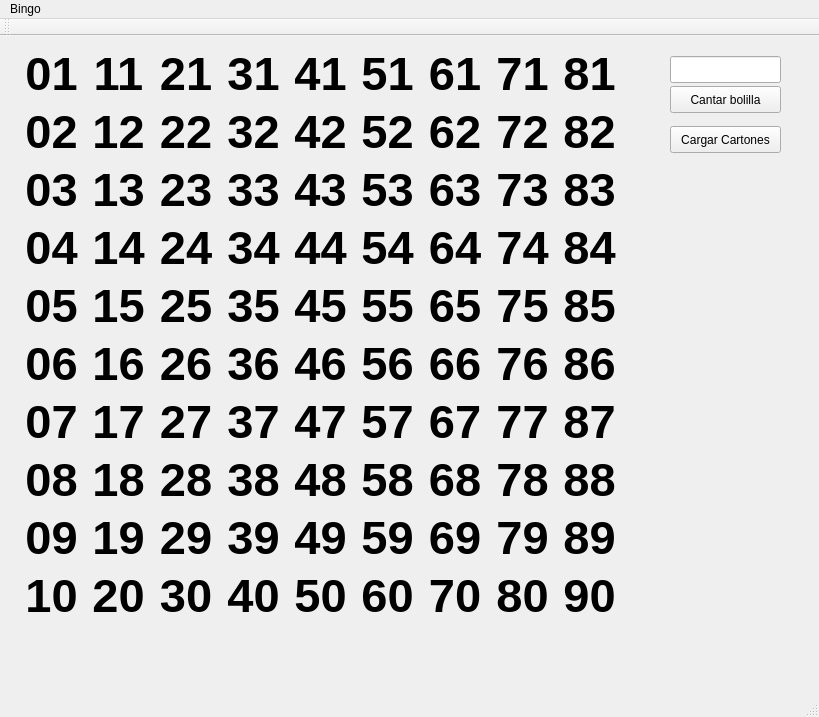
<?xml version="1.0" encoding="UTF-8"?>
<ui version="4.0">
 <class>MainWindow</class>
 <widget class="QMainWindow" name="MainWindow">
  <property name="geometry">
   <rect>
    <x>0</x>
    <y>0</y>
    <width>819</width>
    <height>717</height>
   </rect>
  </property>
  <property name="windowTitle">
   <string>MainWindow</string>
  </property>
  <widget class="QWidget" name="centralWidget">
   <widget class="QWidget" name="gridLayoutWidget">
    <property name="geometry">
     <rect>
      <x>10</x>
      <y>0</y>
      <width>621</width>
      <height>596</height>
     </rect>
    </property>
    <property name="font">
     <font>
      <pointsize>35</pointsize>
      <weight>75</weight>
      <bold>true</bold>
     </font>
    </property>
    <layout class="QGridLayout" name="gridLayout">
     <item row="9" column="6">
      <widget class="QLabel" name="label_70">
       <property name="font">
        <font>
         <pointsize>35</pointsize>
         <weight>75</weight>
         <bold>true</bold>
        </font>
       </property>
       <property name="text">
        <string>70</string>
       </property>
       <property name="alignment">
        <set>Qt::AlignCenter</set>
       </property>
      </widget>
     </item>
     <item row="3" column="4">
      <widget class="QLabel" name="label_44">
       <property name="font">
        <font>
         <pointsize>35</pointsize>
         <weight>75</weight>
         <bold>true</bold>
        </font>
       </property>
       <property name="text">
        <string>44</string>
       </property>
       <property name="alignment">
        <set>Qt::AlignCenter</set>
       </property>
      </widget>
     </item>
     <item row="8" column="2">
      <widget class="QLabel" name="label_29">
       <property name="font">
        <font>
         <pointsize>35</pointsize>
         <weight>75</weight>
         <bold>true</bold>
        </font>
       </property>
       <property name="text">
        <string>29</string>
       </property>
       <property name="alignment">
        <set>Qt::AlignCenter</set>
       </property>
      </widget>
     </item>
     <item row="9" column="3">
      <widget class="QLabel" name="label_40">
       <property name="font">
        <font>
         <pointsize>35</pointsize>
         <weight>75</weight>
         <bold>true</bold>
        </font>
       </property>
       <property name="text">
        <string>40</string>
       </property>
       <property name="alignment">
        <set>Qt::AlignCenter</set>
       </property>
      </widget>
     </item>
     <item row="4" column="0">
      <widget class="QLabel" name="label_05">
       <property name="font">
        <font>
         <pointsize>35</pointsize>
         <weight>75</weight>
         <bold>true</bold>
        </font>
       </property>
       <property name="text">
        <string>05</string>
       </property>
       <property name="alignment">
        <set>Qt::AlignCenter</set>
       </property>
      </widget>
     </item>
     <item row="3" column="0">
      <widget class="QLabel" name="label_04">
       <property name="font">
        <font>
         <pointsize>35</pointsize>
         <weight>75</weight>
         <bold>true</bold>
        </font>
       </property>
       <property name="text">
        <string>04</string>
       </property>
       <property name="alignment">
        <set>Qt::AlignCenter</set>
       </property>
      </widget>
     </item>
     <item row="7" column="2">
      <widget class="QLabel" name="label_28">
       <property name="font">
        <font>
         <pointsize>35</pointsize>
         <weight>75</weight>
         <bold>true</bold>
        </font>
       </property>
       <property name="text">
        <string>28</string>
       </property>
       <property name="alignment">
        <set>Qt::AlignCenter</set>
       </property>
      </widget>
     </item>
     <item row="3" column="8">
      <widget class="QLabel" name="label_84">
       <property name="font">
        <font>
         <pointsize>35</pointsize>
         <weight>75</weight>
         <bold>true</bold>
        </font>
       </property>
       <property name="text">
        <string>84</string>
       </property>
       <property name="alignment">
        <set>Qt::AlignCenter</set>
       </property>
      </widget>
     </item>
     <item row="2" column="8">
      <widget class="QLabel" name="label_83">
       <property name="font">
        <font>
         <pointsize>35</pointsize>
         <weight>75</weight>
         <bold>true</bold>
        </font>
       </property>
       <property name="text">
        <string>83</string>
       </property>
       <property name="alignment">
        <set>Qt::AlignCenter</set>
       </property>
      </widget>
     </item>
     <item row="1" column="8">
      <widget class="QLabel" name="label_82">
       <property name="font">
        <font>
         <pointsize>35</pointsize>
         <weight>75</weight>
         <bold>true</bold>
        </font>
       </property>
       <property name="text">
        <string>82</string>
       </property>
       <property name="alignment">
        <set>Qt::AlignCenter</set>
       </property>
      </widget>
     </item>
     <item row="0" column="8">
      <widget class="QLabel" name="label_81">
       <property name="font">
        <font>
         <pointsize>35</pointsize>
         <weight>75</weight>
         <bold>true</bold>
        </font>
       </property>
       <property name="text">
        <string>81</string>
       </property>
       <property name="alignment">
        <set>Qt::AlignCenter</set>
       </property>
      </widget>
     </item>
     <item row="1" column="3">
      <widget class="QLabel" name="label_32">
       <property name="font">
        <font>
         <pointsize>35</pointsize>
         <weight>75</weight>
         <bold>true</bold>
        </font>
       </property>
       <property name="text">
        <string>32</string>
       </property>
       <property name="alignment">
        <set>Qt::AlignCenter</set>
       </property>
      </widget>
     </item>
     <item row="6" column="2">
      <widget class="QLabel" name="label_27">
       <property name="font">
        <font>
         <pointsize>35</pointsize>
         <weight>75</weight>
         <bold>true</bold>
        </font>
       </property>
       <property name="text">
        <string>27</string>
       </property>
       <property name="alignment">
        <set>Qt::AlignCenter</set>
       </property>
      </widget>
     </item>
     <item row="5" column="5">
      <widget class="QLabel" name="label_56">
       <property name="font">
        <font>
         <pointsize>35</pointsize>
         <weight>75</weight>
         <bold>true</bold>
        </font>
       </property>
       <property name="text">
        <string>56</string>
       </property>
       <property name="alignment">
        <set>Qt::AlignCenter</set>
       </property>
      </widget>
     </item>
     <item row="4" column="5">
      <widget class="QLabel" name="label_55">
       <property name="font">
        <font>
         <pointsize>35</pointsize>
         <weight>75</weight>
         <bold>true</bold>
        </font>
       </property>
       <property name="text">
        <string>55</string>
       </property>
       <property name="alignment">
        <set>Qt::AlignCenter</set>
       </property>
      </widget>
     </item>
     <item row="2" column="6">
      <widget class="QLabel" name="label_63">
       <property name="font">
        <font>
         <pointsize>35</pointsize>
         <weight>75</weight>
         <bold>true</bold>
        </font>
       </property>
       <property name="text">
        <string>63</string>
       </property>
       <property name="alignment">
        <set>Qt::AlignCenter</set>
       </property>
      </widget>
     </item>
     <item row="6" column="5">
      <widget class="QLabel" name="label_57">
       <property name="font">
        <font>
         <pointsize>35</pointsize>
         <weight>75</weight>
         <bold>true</bold>
        </font>
       </property>
       <property name="text">
        <string>57</string>
       </property>
       <property name="alignment">
        <set>Qt::AlignCenter</set>
       </property>
      </widget>
     </item>
     <item row="8" column="0">
      <widget class="QLabel" name="label_09">
       <property name="font">
        <font>
         <pointsize>35</pointsize>
         <weight>75</weight>
         <bold>true</bold>
        </font>
       </property>
       <property name="text">
        <string>09</string>
       </property>
       <property name="alignment">
        <set>Qt::AlignCenter</set>
       </property>
      </widget>
     </item>
     <item row="8" column="4">
      <widget class="QLabel" name="label_49">
       <property name="font">
        <font>
         <pointsize>35</pointsize>
         <weight>75</weight>
         <bold>true</bold>
        </font>
       </property>
       <property name="text">
        <string>49</string>
       </property>
       <property name="alignment">
        <set>Qt::AlignCenter</set>
       </property>
      </widget>
     </item>
     <item row="5" column="3">
      <widget class="QLabel" name="label_36">
       <property name="font">
        <font>
         <pointsize>35</pointsize>
         <weight>75</weight>
         <bold>true</bold>
        </font>
       </property>
       <property name="text">
        <string>36</string>
       </property>
       <property name="alignment">
        <set>Qt::AlignCenter</set>
       </property>
      </widget>
     </item>
     <item row="4" column="3">
      <widget class="QLabel" name="label_35">
       <property name="font">
        <font>
         <pointsize>35</pointsize>
         <weight>75</weight>
         <bold>true</bold>
        </font>
       </property>
       <property name="text">
        <string>35</string>
       </property>
       <property name="alignment">
        <set>Qt::AlignCenter</set>
       </property>
      </widget>
     </item>
     <item row="1" column="0">
      <widget class="QLabel" name="label_02">
       <property name="font">
        <font>
         <pointsize>35</pointsize>
         <weight>75</weight>
         <bold>true</bold>
        </font>
       </property>
       <property name="text">
        <string>02</string>
       </property>
       <property name="alignment">
        <set>Qt::AlignCenter</set>
       </property>
      </widget>
     </item>
     <item row="4" column="1">
      <widget class="QLabel" name="label_15">
       <property name="font">
        <font>
         <pointsize>35</pointsize>
         <weight>75</weight>
         <bold>true</bold>
        </font>
       </property>
       <property name="text">
        <string>15</string>
       </property>
       <property name="alignment">
        <set>Qt::AlignCenter</set>
       </property>
      </widget>
     </item>
     <item row="0" column="6">
      <widget class="QLabel" name="label_61">
       <property name="font">
        <font>
         <pointsize>35</pointsize>
         <weight>75</weight>
         <bold>true</bold>
        </font>
       </property>
       <property name="text">
        <string>61</string>
       </property>
       <property name="alignment">
        <set>Qt::AlignCenter</set>
       </property>
      </widget>
     </item>
     <item row="0" column="4">
      <widget class="QLabel" name="label_41">
       <property name="font">
        <font>
         <pointsize>35</pointsize>
         <weight>75</weight>
         <bold>true</bold>
        </font>
       </property>
       <property name="text">
        <string>41</string>
       </property>
       <property name="alignment">
        <set>Qt::AlignCenter</set>
       </property>
      </widget>
     </item>
     <item row="7" column="1">
      <widget class="QLabel" name="label_18">
       <property name="font">
        <font>
         <pointsize>35</pointsize>
         <weight>75</weight>
         <bold>true</bold>
        </font>
       </property>
       <property name="text">
        <string>18</string>
       </property>
       <property name="alignment">
        <set>Qt::AlignCenter</set>
       </property>
      </widget>
     </item>
     <item row="6" column="1">
      <widget class="QLabel" name="label_17">
       <property name="font">
        <font>
         <pointsize>35</pointsize>
         <weight>75</weight>
         <bold>true</bold>
        </font>
       </property>
       <property name="text">
        <string>17</string>
       </property>
       <property name="alignment">
        <set>Qt::AlignCenter</set>
       </property>
      </widget>
     </item>
     <item row="8" column="1">
      <widget class="QLabel" name="label_19">
       <property name="font">
        <font>
         <pointsize>35</pointsize>
         <weight>75</weight>
         <bold>true</bold>
        </font>
       </property>
       <property name="text">
        <string>19</string>
       </property>
       <property name="alignment">
        <set>Qt::AlignCenter</set>
       </property>
      </widget>
     </item>
     <item row="0" column="3">
      <widget class="QLabel" name="label_31">
       <property name="font">
        <font>
         <pointsize>35</pointsize>
         <weight>75</weight>
         <bold>true</bold>
        </font>
       </property>
       <property name="text">
        <string>31</string>
       </property>
       <property name="alignment">
        <set>Qt::AlignCenter</set>
       </property>
      </widget>
     </item>
     <item row="2" column="2">
      <widget class="QLabel" name="label_23">
       <property name="font">
        <font>
         <pointsize>35</pointsize>
         <weight>75</weight>
         <bold>true</bold>
        </font>
       </property>
       <property name="text">
        <string>23</string>
       </property>
       <property name="alignment">
        <set>Qt::AlignCenter</set>
       </property>
      </widget>
     </item>
     <item row="1" column="5">
      <widget class="QLabel" name="label_52">
       <property name="font">
        <font>
         <pointsize>35</pointsize>
         <weight>75</weight>
         <bold>true</bold>
        </font>
       </property>
       <property name="text">
        <string>52</string>
       </property>
       <property name="alignment">
        <set>Qt::AlignCenter</set>
       </property>
      </widget>
     </item>
     <item row="3" column="5">
      <widget class="QLabel" name="label_54">
       <property name="font">
        <font>
         <pointsize>35</pointsize>
         <weight>75</weight>
         <bold>true</bold>
        </font>
       </property>
       <property name="text">
        <string>54</string>
       </property>
       <property name="alignment">
        <set>Qt::AlignCenter</set>
       </property>
      </widget>
     </item>
     <item row="8" column="5">
      <widget class="QLabel" name="label_59">
       <property name="font">
        <font>
         <pointsize>35</pointsize>
         <weight>75</weight>
         <bold>true</bold>
        </font>
       </property>
       <property name="text">
        <string>59</string>
       </property>
       <property name="alignment">
        <set>Qt::AlignCenter</set>
       </property>
      </widget>
     </item>
     <item row="9" column="5">
      <widget class="QLabel" name="label_60">
       <property name="font">
        <font>
         <pointsize>35</pointsize>
         <weight>75</weight>
         <bold>true</bold>
        </font>
       </property>
       <property name="text">
        <string>60</string>
       </property>
       <property name="alignment">
        <set>Qt::AlignCenter</set>
       </property>
      </widget>
     </item>
     <item row="7" column="0">
      <widget class="QLabel" name="label_08">
       <property name="font">
        <font>
         <pointsize>35</pointsize>
         <weight>75</weight>
         <bold>true</bold>
        </font>
       </property>
       <property name="text">
        <string>08</string>
       </property>
       <property name="alignment">
        <set>Qt::AlignCenter</set>
       </property>
      </widget>
     </item>
     <item row="4" column="6">
      <widget class="QLabel" name="label_65">
       <property name="font">
        <font>
         <pointsize>35</pointsize>
         <weight>75</weight>
         <bold>true</bold>
        </font>
       </property>
       <property name="text">
        <string>65</string>
       </property>
       <property name="alignment">
        <set>Qt::AlignCenter</set>
       </property>
      </widget>
     </item>
     <item row="3" column="6">
      <widget class="QLabel" name="label_64">
       <property name="font">
        <font>
         <pointsize>35</pointsize>
         <weight>75</weight>
         <bold>true</bold>
        </font>
       </property>
       <property name="text">
        <string>64</string>
       </property>
       <property name="alignment">
        <set>Qt::AlignCenter</set>
       </property>
      </widget>
     </item>
     <item row="1" column="6">
      <widget class="QLabel" name="label_62">
       <property name="font">
        <font>
         <pointsize>35</pointsize>
         <weight>75</weight>
         <bold>true</bold>
        </font>
       </property>
       <property name="text">
        <string>62</string>
       </property>
       <property name="alignment">
        <set>Qt::AlignCenter</set>
       </property>
      </widget>
     </item>
     <item row="7" column="5">
      <widget class="QLabel" name="label_58">
       <property name="font">
        <font>
         <pointsize>35</pointsize>
         <weight>75</weight>
         <bold>true</bold>
        </font>
       </property>
       <property name="text">
        <string>58</string>
       </property>
       <property name="alignment">
        <set>Qt::AlignCenter</set>
       </property>
      </widget>
     </item>
     <item row="9" column="0">
      <widget class="QLabel" name="label_10">
       <property name="font">
        <font>
         <pointsize>35</pointsize>
         <weight>75</weight>
         <bold>true</bold>
        </font>
       </property>
       <property name="text">
        <string>10</string>
       </property>
       <property name="alignment">
        <set>Qt::AlignCenter</set>
       </property>
      </widget>
     </item>
     <item row="3" column="2">
      <widget class="QLabel" name="label_24">
       <property name="font">
        <font>
         <pointsize>35</pointsize>
         <weight>75</weight>
         <bold>true</bold>
        </font>
       </property>
       <property name="text">
        <string>24</string>
       </property>
       <property name="alignment">
        <set>Qt::AlignCenter</set>
       </property>
      </widget>
     </item>
     <item row="9" column="4">
      <widget class="QLabel" name="label_50">
       <property name="font">
        <font>
         <pointsize>35</pointsize>
         <weight>75</weight>
         <bold>true</bold>
        </font>
       </property>
       <property name="text">
        <string>50</string>
       </property>
       <property name="alignment">
        <set>Qt::AlignCenter</set>
       </property>
      </widget>
     </item>
     <item row="2" column="3">
      <widget class="QLabel" name="label_33">
       <property name="font">
        <font>
         <pointsize>35</pointsize>
         <weight>75</weight>
         <bold>true</bold>
        </font>
       </property>
       <property name="text">
        <string>33</string>
       </property>
       <property name="alignment">
        <set>Qt::AlignCenter</set>
       </property>
      </widget>
     </item>
     <item row="0" column="5">
      <widget class="QLabel" name="label_51">
       <property name="font">
        <font>
         <pointsize>35</pointsize>
         <weight>75</weight>
         <bold>true</bold>
        </font>
       </property>
       <property name="text">
        <string>51</string>
       </property>
       <property name="alignment">
        <set>Qt::AlignCenter</set>
       </property>
      </widget>
     </item>
     <item row="3" column="1">
      <widget class="QLabel" name="label_14">
       <property name="font">
        <font>
         <pointsize>35</pointsize>
         <weight>75</weight>
         <bold>true</bold>
        </font>
       </property>
       <property name="text">
        <string>14</string>
       </property>
       <property name="alignment">
        <set>Qt::AlignCenter</set>
       </property>
      </widget>
     </item>
     <item row="0" column="2">
      <widget class="QLabel" name="label_21">
       <property name="font">
        <font>
         <pointsize>35</pointsize>
         <weight>75</weight>
         <bold>true</bold>
        </font>
       </property>
       <property name="text">
        <string>21</string>
       </property>
       <property name="alignment">
        <set>Qt::AlignCenter</set>
       </property>
      </widget>
     </item>
     <item row="5" column="2">
      <widget class="QLabel" name="label_26">
       <property name="font">
        <font>
         <pointsize>35</pointsize>
         <weight>75</weight>
         <bold>true</bold>
        </font>
       </property>
       <property name="text">
        <string>26</string>
       </property>
       <property name="alignment">
        <set>Qt::AlignCenter</set>
       </property>
      </widget>
     </item>
     <item row="6" column="0">
      <widget class="QLabel" name="label_07">
       <property name="font">
        <font>
         <pointsize>35</pointsize>
         <weight>75</weight>
         <bold>true</bold>
        </font>
       </property>
       <property name="text">
        <string>07</string>
       </property>
       <property name="alignment">
        <set>Qt::AlignCenter</set>
       </property>
      </widget>
     </item>
     <item row="9" column="1">
      <widget class="QLabel" name="label_20">
       <property name="font">
        <font>
         <pointsize>35</pointsize>
         <weight>75</weight>
         <bold>true</bold>
        </font>
       </property>
       <property name="text">
        <string>20</string>
       </property>
       <property name="alignment">
        <set>Qt::AlignCenter</set>
       </property>
      </widget>
     </item>
     <item row="2" column="1">
      <widget class="QLabel" name="label_13">
       <property name="font">
        <font>
         <pointsize>35</pointsize>
         <weight>75</weight>
         <bold>true</bold>
        </font>
       </property>
       <property name="text">
        <string>13</string>
       </property>
       <property name="alignment">
        <set>Qt::AlignCenter</set>
       </property>
      </widget>
     </item>
     <item row="1" column="1">
      <widget class="QLabel" name="label_12">
       <property name="font">
        <font>
         <pointsize>35</pointsize>
         <weight>75</weight>
         <bold>true</bold>
        </font>
       </property>
       <property name="text">
        <string>12</string>
       </property>
       <property name="alignment">
        <set>Qt::AlignCenter</set>
       </property>
      </widget>
     </item>
     <item row="8" column="7">
      <widget class="QLabel" name="label_79">
       <property name="font">
        <font>
         <pointsize>35</pointsize>
         <weight>75</weight>
         <bold>true</bold>
        </font>
       </property>
       <property name="text">
        <string>79</string>
       </property>
       <property name="alignment">
        <set>Qt::AlignCenter</set>
       </property>
      </widget>
     </item>
     <item row="2" column="5">
      <widget class="QLabel" name="label_53">
       <property name="font">
        <font>
         <pointsize>35</pointsize>
         <weight>75</weight>
         <bold>true</bold>
        </font>
       </property>
       <property name="text">
        <string>53</string>
       </property>
       <property name="alignment">
        <set>Qt::AlignCenter</set>
       </property>
      </widget>
     </item>
     <item row="5" column="0">
      <widget class="QLabel" name="label_06">
       <property name="font">
        <font>
         <pointsize>35</pointsize>
         <weight>75</weight>
         <bold>true</bold>
        </font>
       </property>
       <property name="text">
        <string>06</string>
       </property>
       <property name="alignment">
        <set>Qt::AlignCenter</set>
       </property>
      </widget>
     </item>
     <item row="5" column="7">
      <widget class="QLabel" name="label_76">
       <property name="font">
        <font>
         <pointsize>35</pointsize>
         <weight>75</weight>
         <bold>true</bold>
        </font>
       </property>
       <property name="text">
        <string>76</string>
       </property>
       <property name="alignment">
        <set>Qt::AlignCenter</set>
       </property>
      </widget>
     </item>
     <item row="1" column="7">
      <widget class="QLabel" name="label_72">
       <property name="font">
        <font>
         <pointsize>35</pointsize>
         <weight>75</weight>
         <bold>true</bold>
        </font>
       </property>
       <property name="text">
        <string>72</string>
       </property>
       <property name="alignment">
        <set>Qt::AlignCenter</set>
       </property>
      </widget>
     </item>
     <item row="6" column="6">
      <widget class="QLabel" name="label_67">
       <property name="font">
        <font>
         <pointsize>35</pointsize>
         <weight>75</weight>
         <bold>true</bold>
        </font>
       </property>
       <property name="text">
        <string>67</string>
       </property>
       <property name="alignment">
        <set>Qt::AlignCenter</set>
       </property>
      </widget>
     </item>
     <item row="9" column="2">
      <widget class="QLabel" name="label_30">
       <property name="font">
        <font>
         <pointsize>35</pointsize>
         <weight>75</weight>
         <bold>true</bold>
        </font>
       </property>
       <property name="text">
        <string>30</string>
       </property>
       <property name="alignment">
        <set>Qt::AlignCenter</set>
       </property>
      </widget>
     </item>
     <item row="9" column="8">
      <widget class="QLabel" name="label_90">
       <property name="font">
        <font>
         <pointsize>35</pointsize>
         <weight>75</weight>
         <bold>true</bold>
        </font>
       </property>
       <property name="text">
        <string>90</string>
       </property>
       <property name="alignment">
        <set>Qt::AlignCenter</set>
       </property>
      </widget>
     </item>
     <item row="3" column="3">
      <widget class="QLabel" name="label_34">
       <property name="font">
        <font>
         <pointsize>35</pointsize>
         <weight>75</weight>
         <bold>true</bold>
        </font>
       </property>
       <property name="text">
        <string>34</string>
       </property>
       <property name="alignment">
        <set>Qt::AlignCenter</set>
       </property>
      </widget>
     </item>
     <item row="7" column="3">
      <widget class="QLabel" name="label_38">
       <property name="font">
        <font>
         <pointsize>35</pointsize>
         <weight>75</weight>
         <bold>true</bold>
        </font>
       </property>
       <property name="text">
        <string>38</string>
       </property>
       <property name="alignment">
        <set>Qt::AlignCenter</set>
       </property>
      </widget>
     </item>
     <item row="5" column="4">
      <widget class="QLabel" name="label_46">
       <property name="font">
        <font>
         <pointsize>35</pointsize>
         <weight>75</weight>
         <bold>true</bold>
        </font>
       </property>
       <property name="text">
        <string>46</string>
       </property>
       <property name="alignment">
        <set>Qt::AlignCenter</set>
       </property>
      </widget>
     </item>
     <item row="4" column="4">
      <widget class="QLabel" name="label_45">
       <property name="font">
        <font>
         <pointsize>35</pointsize>
         <weight>75</weight>
         <bold>true</bold>
        </font>
       </property>
       <property name="text">
        <string>45</string>
       </property>
       <property name="alignment">
        <set>Qt::AlignCenter</set>
       </property>
      </widget>
     </item>
     <item row="1" column="4">
      <widget class="QLabel" name="label_42">
       <property name="font">
        <font>
         <pointsize>35</pointsize>
         <weight>75</weight>
         <bold>true</bold>
        </font>
       </property>
       <property name="text">
        <string>42</string>
       </property>
       <property name="alignment">
        <set>Qt::AlignCenter</set>
       </property>
      </widget>
     </item>
     <item row="6" column="3">
      <widget class="QLabel" name="label_37">
       <property name="font">
        <font>
         <pointsize>35</pointsize>
         <weight>75</weight>
         <bold>true</bold>
        </font>
       </property>
       <property name="text">
        <string>37</string>
       </property>
       <property name="alignment">
        <set>Qt::AlignCenter</set>
       </property>
      </widget>
     </item>
     <item row="2" column="4">
      <widget class="QLabel" name="label_43">
       <property name="font">
        <font>
         <pointsize>35</pointsize>
         <weight>75</weight>
         <bold>true</bold>
        </font>
       </property>
       <property name="text">
        <string>43</string>
       </property>
       <property name="alignment">
        <set>Qt::AlignCenter</set>
       </property>
      </widget>
     </item>
     <item row="2" column="0">
      <widget class="QLabel" name="label_03">
       <property name="font">
        <font>
         <pointsize>35</pointsize>
         <weight>75</weight>
         <bold>true</bold>
        </font>
       </property>
       <property name="text">
        <string>03</string>
       </property>
       <property name="alignment">
        <set>Qt::AlignCenter</set>
       </property>
      </widget>
     </item>
     <item row="8" column="6">
      <widget class="QLabel" name="label_69">
       <property name="font">
        <font>
         <pointsize>35</pointsize>
         <weight>75</weight>
         <bold>true</bold>
        </font>
       </property>
       <property name="text">
        <string>69</string>
       </property>
       <property name="alignment">
        <set>Qt::AlignCenter</set>
       </property>
      </widget>
     </item>
     <item row="5" column="6">
      <widget class="QLabel" name="label_66">
       <property name="font">
        <font>
         <pointsize>35</pointsize>
         <weight>75</weight>
         <bold>true</bold>
        </font>
       </property>
       <property name="text">
        <string>66</string>
       </property>
       <property name="alignment">
        <set>Qt::AlignCenter</set>
       </property>
      </widget>
     </item>
     <item row="0" column="7">
      <widget class="QLabel" name="label_71">
       <property name="font">
        <font>
         <pointsize>35</pointsize>
         <weight>75</weight>
         <bold>true</bold>
        </font>
       </property>
       <property name="text">
        <string>71</string>
       </property>
       <property name="alignment">
        <set>Qt::AlignCenter</set>
       </property>
      </widget>
     </item>
     <item row="8" column="3">
      <widget class="QLabel" name="label_39">
       <property name="font">
        <font>
         <pointsize>35</pointsize>
         <weight>75</weight>
         <bold>true</bold>
        </font>
       </property>
       <property name="text">
        <string>39</string>
       </property>
       <property name="alignment">
        <set>Qt::AlignCenter</set>
       </property>
      </widget>
     </item>
     <item row="6" column="7">
      <widget class="QLabel" name="label_77">
       <property name="font">
        <font>
         <pointsize>35</pointsize>
         <weight>75</weight>
         <bold>true</bold>
        </font>
       </property>
       <property name="text">
        <string>77</string>
       </property>
       <property name="alignment">
        <set>Qt::AlignCenter</set>
       </property>
      </widget>
     </item>
     <item row="8" column="8">
      <widget class="QLabel" name="label_89">
       <property name="font">
        <font>
         <pointsize>35</pointsize>
         <weight>75</weight>
         <bold>true</bold>
        </font>
       </property>
       <property name="text">
        <string>89</string>
       </property>
       <property name="alignment">
        <set>Qt::AlignCenter</set>
       </property>
      </widget>
     </item>
     <item row="7" column="7">
      <widget class="QLabel" name="label_78">
       <property name="font">
        <font>
         <pointsize>35</pointsize>
         <weight>75</weight>
         <bold>true</bold>
        </font>
       </property>
       <property name="text">
        <string>78</string>
       </property>
       <property name="alignment">
        <set>Qt::AlignCenter</set>
       </property>
      </widget>
     </item>
     <item row="4" column="7">
      <widget class="QLabel" name="label_75">
       <property name="font">
        <font>
         <pointsize>35</pointsize>
         <weight>75</weight>
         <bold>true</bold>
        </font>
       </property>
       <property name="text">
        <string>75</string>
       </property>
       <property name="alignment">
        <set>Qt::AlignCenter</set>
       </property>
      </widget>
     </item>
     <item row="2" column="7">
      <widget class="QLabel" name="label_73">
       <property name="font">
        <font>
         <pointsize>35</pointsize>
         <weight>75</weight>
         <bold>true</bold>
        </font>
       </property>
       <property name="text">
        <string>73</string>
       </property>
       <property name="alignment">
        <set>Qt::AlignCenter</set>
       </property>
      </widget>
     </item>
     <item row="3" column="7">
      <widget class="QLabel" name="label_74">
       <property name="font">
        <font>
         <pointsize>35</pointsize>
         <weight>75</weight>
         <bold>true</bold>
        </font>
       </property>
       <property name="text">
        <string>74</string>
       </property>
       <property name="alignment">
        <set>Qt::AlignCenter</set>
       </property>
      </widget>
     </item>
     <item row="1" column="2">
      <widget class="QLabel" name="label_22">
       <property name="font">
        <font>
         <pointsize>35</pointsize>
         <weight>75</weight>
         <bold>true</bold>
        </font>
       </property>
       <property name="text">
        <string>22</string>
       </property>
       <property name="alignment">
        <set>Qt::AlignCenter</set>
       </property>
      </widget>
     </item>
     <item row="4" column="2">
      <widget class="QLabel" name="label_25">
       <property name="font">
        <font>
         <pointsize>35</pointsize>
         <weight>75</weight>
         <bold>true</bold>
        </font>
       </property>
       <property name="text">
        <string>25</string>
       </property>
       <property name="alignment">
        <set>Qt::AlignCenter</set>
       </property>
      </widget>
     </item>
     <item row="7" column="6">
      <widget class="QLabel" name="label_68">
       <property name="font">
        <font>
         <pointsize>35</pointsize>
         <weight>75</weight>
         <bold>true</bold>
        </font>
       </property>
       <property name="text">
        <string>68</string>
       </property>
       <property name="alignment">
        <set>Qt::AlignCenter</set>
       </property>
      </widget>
     </item>
     <item row="9" column="7">
      <widget class="QLabel" name="label_80">
       <property name="font">
        <font>
         <pointsize>35</pointsize>
         <weight>75</weight>
         <bold>true</bold>
        </font>
       </property>
       <property name="text">
        <string>80</string>
       </property>
       <property name="alignment">
        <set>Qt::AlignCenter</set>
       </property>
      </widget>
     </item>
     <item row="7" column="4">
      <widget class="QLabel" name="label_48">
       <property name="font">
        <font>
         <pointsize>35</pointsize>
         <weight>75</weight>
         <bold>true</bold>
        </font>
       </property>
       <property name="text">
        <string>48</string>
       </property>
       <property name="alignment">
        <set>Qt::AlignCenter</set>
       </property>
      </widget>
     </item>
     <item row="5" column="8">
      <widget class="QLabel" name="label_86">
       <property name="font">
        <font>
         <pointsize>35</pointsize>
         <weight>75</weight>
         <bold>true</bold>
        </font>
       </property>
       <property name="text">
        <string>86</string>
       </property>
       <property name="alignment">
        <set>Qt::AlignCenter</set>
       </property>
      </widget>
     </item>
     <item row="6" column="8">
      <widget class="QLabel" name="label_87">
       <property name="font">
        <font>
         <pointsize>35</pointsize>
         <weight>75</weight>
         <bold>true</bold>
        </font>
       </property>
       <property name="text">
        <string>87</string>
       </property>
       <property name="alignment">
        <set>Qt::AlignCenter</set>
       </property>
      </widget>
     </item>
     <item row="7" column="8">
      <widget class="QLabel" name="label_88">
       <property name="font">
        <font>
         <pointsize>35</pointsize>
         <weight>75</weight>
         <bold>true</bold>
        </font>
       </property>
       <property name="text">
        <string>88</string>
       </property>
       <property name="alignment">
        <set>Qt::AlignCenter</set>
       </property>
      </widget>
     </item>
     <item row="6" column="4">
      <widget class="QLabel" name="label_47">
       <property name="font">
        <font>
         <pointsize>35</pointsize>
         <weight>75</weight>
         <bold>true</bold>
        </font>
       </property>
       <property name="text">
        <string>47</string>
       </property>
       <property name="alignment">
        <set>Qt::AlignCenter</set>
       </property>
      </widget>
     </item>
     <item row="0" column="1">
      <widget class="QLabel" name="label_11">
       <property name="font">
        <font>
         <pointsize>35</pointsize>
         <weight>75</weight>
         <bold>true</bold>
        </font>
       </property>
       <property name="text">
        <string>11</string>
       </property>
       <property name="alignment">
        <set>Qt::AlignCenter</set>
       </property>
      </widget>
     </item>
     <item row="0" column="0">
      <widget class="QLabel" name="label_01">
       <property name="font">
        <font>
         <pointsize>35</pointsize>
         <weight>75</weight>
         <bold>true</bold>
        </font>
       </property>
       <property name="text">
        <string>01</string>
       </property>
       <property name="alignment">
        <set>Qt::AlignCenter</set>
       </property>
      </widget>
     </item>
     <item row="5" column="1">
      <widget class="QLabel" name="label_16">
       <property name="font">
        <font>
         <pointsize>35</pointsize>
         <weight>75</weight>
         <bold>true</bold>
        </font>
       </property>
       <property name="text">
        <string>16</string>
       </property>
       <property name="alignment">
        <set>Qt::AlignCenter</set>
       </property>
      </widget>
     </item>
     <item row="4" column="8">
      <widget class="QLabel" name="label_85">
       <property name="font">
        <font>
         <pointsize>35</pointsize>
         <weight>75</weight>
         <bold>true</bold>
        </font>
       </property>
       <property name="text">
        <string>85</string>
       </property>
       <property name="alignment">
        <set>Qt::AlignCenter</set>
       </property>
      </widget>
     </item>
    </layout>
   </widget>
   <widget class="QPushButton" name="CantarBolilla">
    <property name="geometry">
     <rect>
      <x>670</x>
      <y>50</y>
      <width>111</width>
      <height>27</height>
     </rect>
    </property>
    <property name="text">
     <string>Cantar bolilla</string>
    </property>
   </widget>
   <widget class="QLineEdit" name="bolilla">
    <property name="geometry">
     <rect>
      <x>670</x>
      <y>20</y>
      <width>111</width>
      <height>27</height>
     </rect>
    </property>
   </widget>
   <widget class="QPushButton" name="CargarCartones">
    <property name="geometry">
     <rect>
      <x>670</x>
      <y>90</y>
      <width>111</width>
      <height>27</height>
     </rect>
    </property>
    <property name="text">
     <string>Cargar Cartones</string>
    </property>
   </widget>
  </widget>
  <widget class="QMenuBar" name="menuBar">
   <property name="geometry">
    <rect>
     <x>0</x>
     <y>0</y>
     <width>819</width>
     <height>22</height>
    </rect>
   </property>
   <widget class="QMenu" name="menuBingo">
    <property name="title">
     <string>Bingo</string>
    </property>
   </widget>
   <addaction name="menuBingo"/>
  </widget>
  <widget class="QToolBar" name="mainToolBar">
   <attribute name="toolBarArea">
    <enum>TopToolBarArea</enum>
   </attribute>
   <attribute name="toolBarBreak">
    <bool>false</bool>
   </attribute>
  </widget>
  <widget class="QStatusBar" name="statusBar"/>
 </widget>
 <layoutdefault spacing="6" margin="11"/>
 <resources/>
 <connections/>
</ui>
